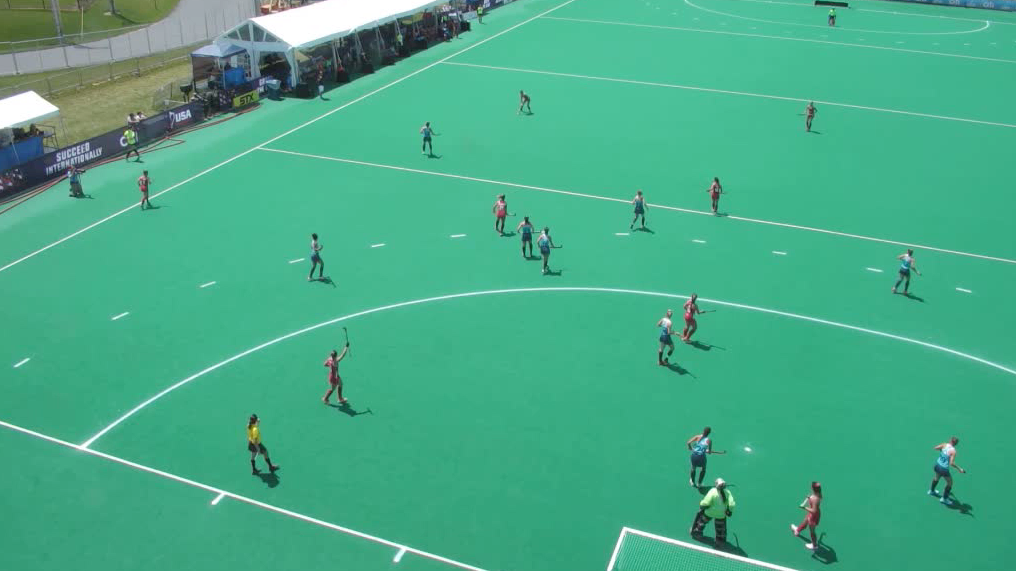
#> input picture predict-lines/data/field4.png, 1016 x 571 px
$ python script2.py
#> lines starting #> are read from the running program, lines starting #| are printed output that depends on the picture; after the words box and inside, x2 and y2 are one past the last pixel; in counts of white or black regions, pixels touching at a corner belong together; long printed decimals are rounded
import cv2 as cv2
import numpy as np
import math

img = cv2.imread('data/field4.png')
#> img is the input picture: shape (571, 1016, 3); mean B, G, R 136, 170.6, 71.6
gray = cv2.cvtColor(img,cv2.COLOR_BGR2GRAY)
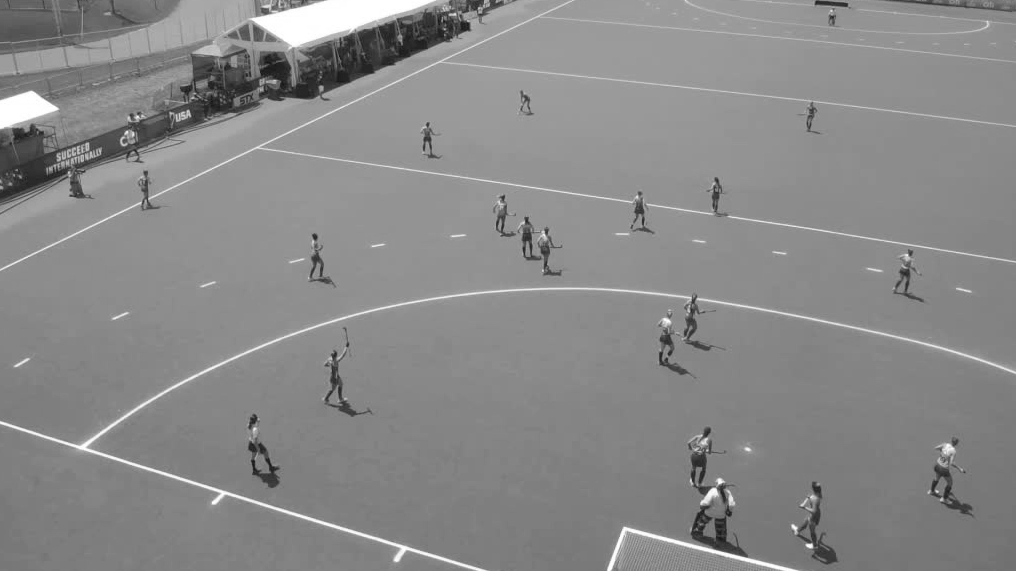
#> gray: shape (571, 1016); min 17, max 255, mean 137

kernel_size = 5
blur_gray = cv2.GaussianBlur(gray,(kernel_size, kernel_size),0)

low_threshold = 50
high_threshold = 150
edges = cv2.Canny(blur_gray, low_threshold, high_threshold)
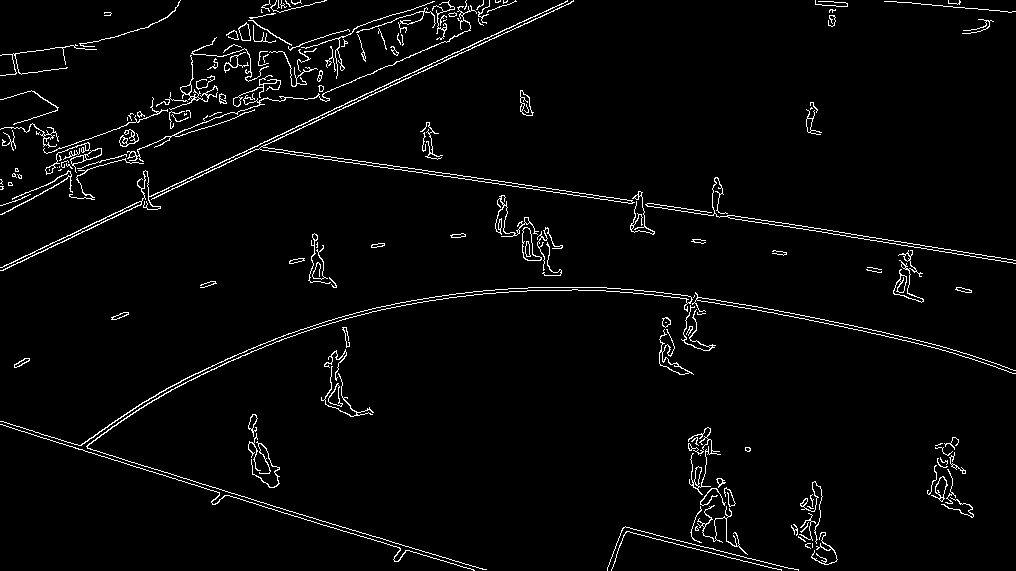
#> edges: shape (571, 1016); 3% white in thin lines or dots

rho = 1  # distance resolution in pixels of the Hough grid
theta = np.pi / 180  # angular resolution in radians of the Hough grid
threshold = 15  # minimum number of votes (intersections in Hough grid cell)
min_line_length = 50  # minimum number of pixels making up a line
max_line_gap = 20  # maximum gap in pixels between connectable line segments
line_image = np.copy(img) * 0  # creating a blank to draw lines on
#> line_image: shape (571, 1016, 3); every value is 0

# Run Hough on edge detected image
# Output "lines" is an array containing endpoints of detected line segments
lines = cv2.HoughLinesP(edges, rho, theta, threshold, np.array([]),
                    min_line_length, max_line_gap)
#> lines = 187 rows, first 6: [250, 148, 539, 189], [2, 270, 148, 199], [29, 430, 483, 569], [407, 167, 538, 187], [174, 184, 567, 0], [129, 209, 573, 1]

print(lines)
#> (printed output is left out)
max_x1 = 0
max_x2 = 0
max_y1 = 0
max_y2 = 0
max_distance = 0
for line in lines:
    x1,y1,x2,y2 = line[0]
    p1 = [x1,y1]
    p2 = [x2,y2]
    distance = math.sqrt( ((p1[0]-p2[0])**2)+((p1[1]-p2[1])**2) )
    if distance > max_distance:
        max_x1 = x1
        max_x2 = x2
        max_y1 = y1
        max_y2 = y2
        max_distance = distance
        print(distance)
        cv2.line(img,(max_x1,max_y1),(max_x2,max_y2),(0,255,0),2)
#> this loop made 187 passes
#> (x1, y1, x2, y2, distance, max_x1, max_x2, max_y1) on passes 1, 3, 6: (250, 148, 539, 189, 291.9, 250, 539, 148), (29, 430, 483, 569, 474.8, 29, 483, 430), (129, 209, 573, 1, 490.3, 129, 573, 209)
#> (x1, y1, x2, y2, distance) on passes 2, 4, 5, 7, 8, 9: (2, 270, 148, 199, 162.3), (407, 167, 538, 187, 132.5), (174, 184, 567, 0, 433.9), (56, 442, 474, 570, 437.2), (642, 201, 1015, 260, 377.6), (261, 348, 319, 323, 63.16)
#| 291.894
#| 474.802
#| 490.306
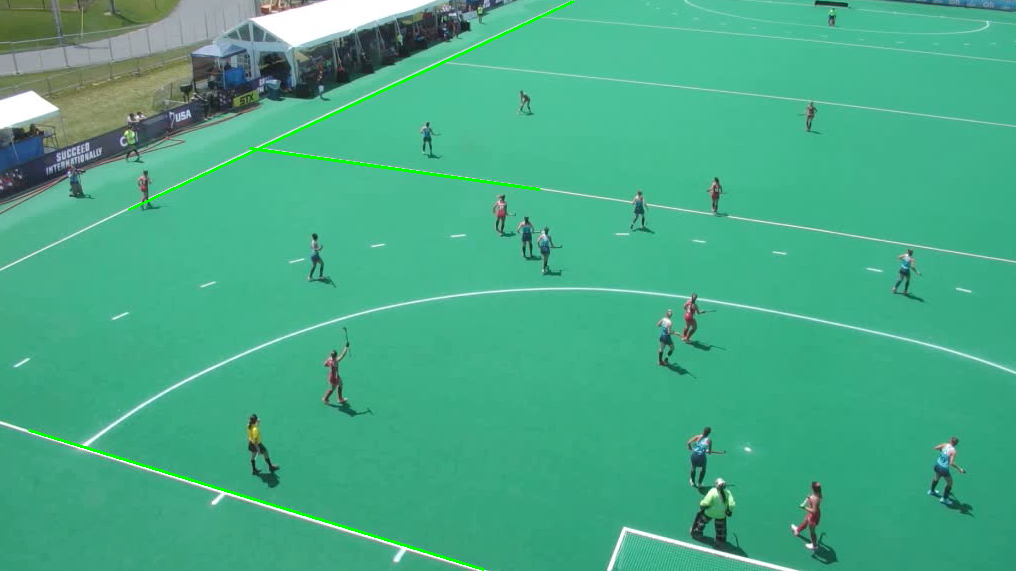
#> img: shape (571, 1016, 3); 0.6% of pixels changed, all inside (x1, y1, x2, y2) = (28, 0, 575, 571)
#> after the loop, max_distance = 490.3; max_x1 = 129; max_x2 = 573; max_y1 = 209; max_y2 = 1

cv2.imwrite('field.jpg',img)

$ run again, with predict-lines/data/field2.png copied over predict-lines/data/field4.png
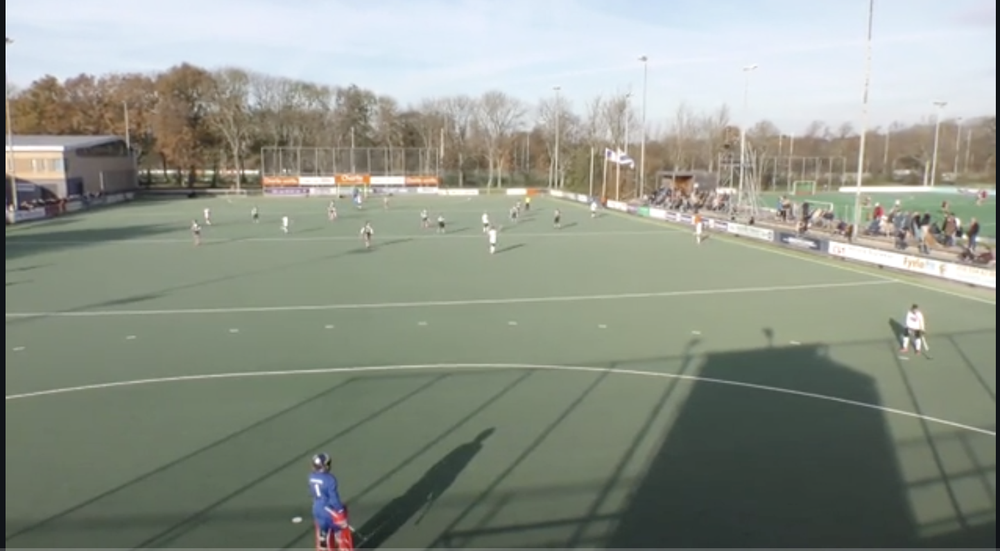
#> input picture predict-lines/data/field2.png, 1000 x 551 px, shrunk from 1442 x 794 before the run
#> img is the input picture: shape (551, 1000, 3); mean B, G, R 137.4, 148.5, 142.7
#> `edges = cv2.Canny(blur_gray, low_threshold, high_threshold)`:
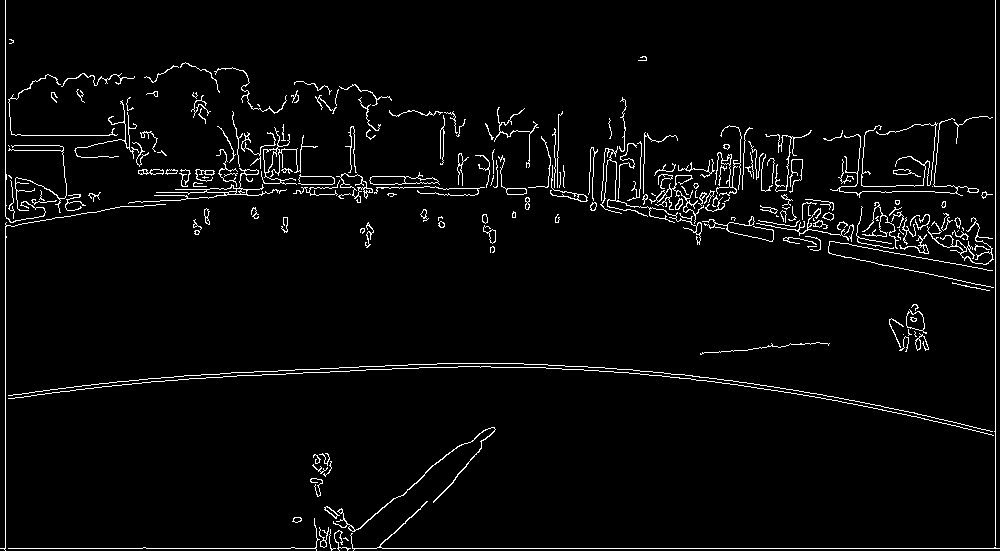
#> edges: shape (551, 1000); 3.4% white in thin lines or dots
#> line_image: shape (551, 1000, 3); every value is 0
#> lines = 258 rows, first 6: [0, 548, 999, 548], [995, 547, 995, 0], [5, 550, 5, 0], [551, 194, 772, 241], [715, 181, 801, 179], [611, 135, 675, 135]
#> (printed output is left out)
#> the loop `for line in lines:` made 258 passes
#> (x1, y1, x2, y2, distance, max_x1, max_x2, max_y1) on pass 1: (0, 548, 999, 548, 999, 0, 999, 548)
#> (printed output is left out)
#> after the loop `for line in lines:`:
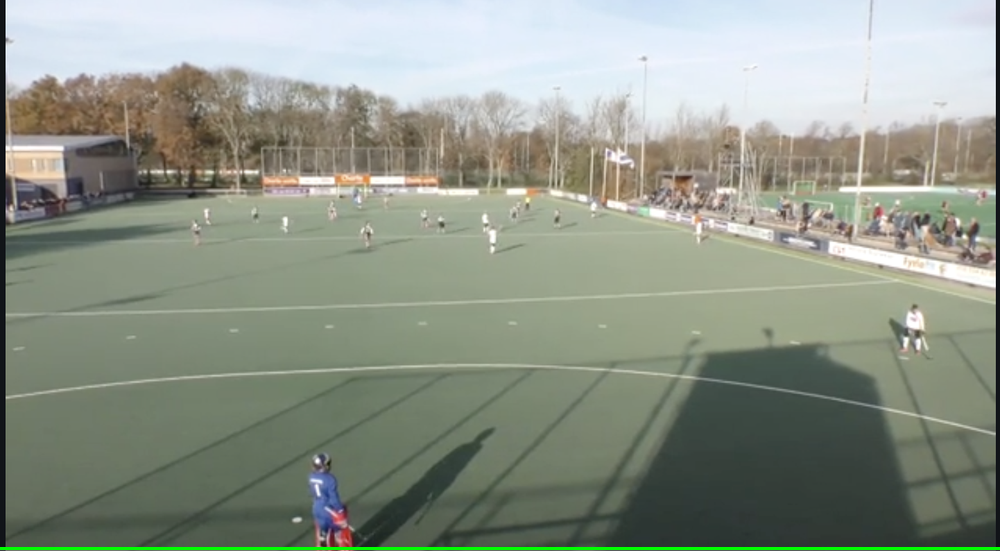
#> img: shape (551, 1000, 3); 0.54% of pixels changed, all inside (x1, y1, x2, y2) = (0, 547, 1000, 550)
#> after the loop `for line in lines:`: max_distance = 999; max_x1 = 0; max_x2 = 999; max_y1 = 548

$ run again, with predict-lines/data/field3.png copied over predict-lines/data/field4.png
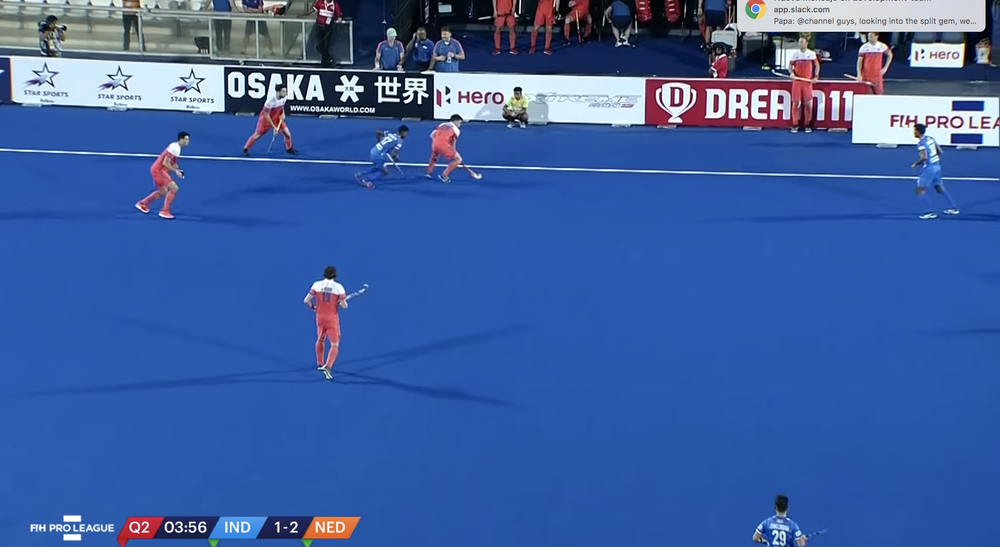
#> input picture predict-lines/data/field3.png, 1000 x 547 px, shrunk from 2768 x 1514 before the run
#> img is the input picture: shape (547, 1000, 3); mean B, G, R 160.5, 95.4, 60.4
#> `edges = cv2.Canny(blur_gray, low_threshold, high_threshold)`:
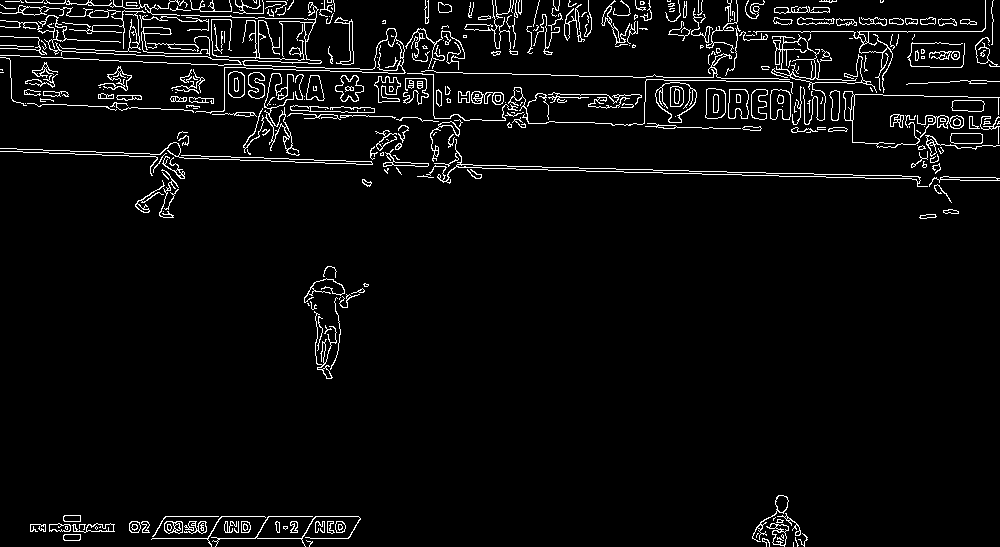
#> edges: shape (547, 1000); 4.5% white in thin lines or dots
#> line_image: shape (547, 1000, 3); every value is 0
#> lines = 363 rows, first 6: [0, 151, 563, 170], [684, 77, 883, 80], [21, 103, 183, 109], [224, 64, 592, 76], [790, 82, 882, 82], [607, 95, 854, 95]
#> (printed output is left out)
#> the loop `for line in lines:` made 363 passes
#> (x1, y1, x2, y2, distance, max_x1, max_x2, max_y1) on passes 1, 10: (0, 151, 563, 170, 563.3, 0, 563, 151), (180, 77, 853, 112, 673.9, 180, 853, 77)
#> (printed output is left out)
#> after the loop `for line in lines:`:
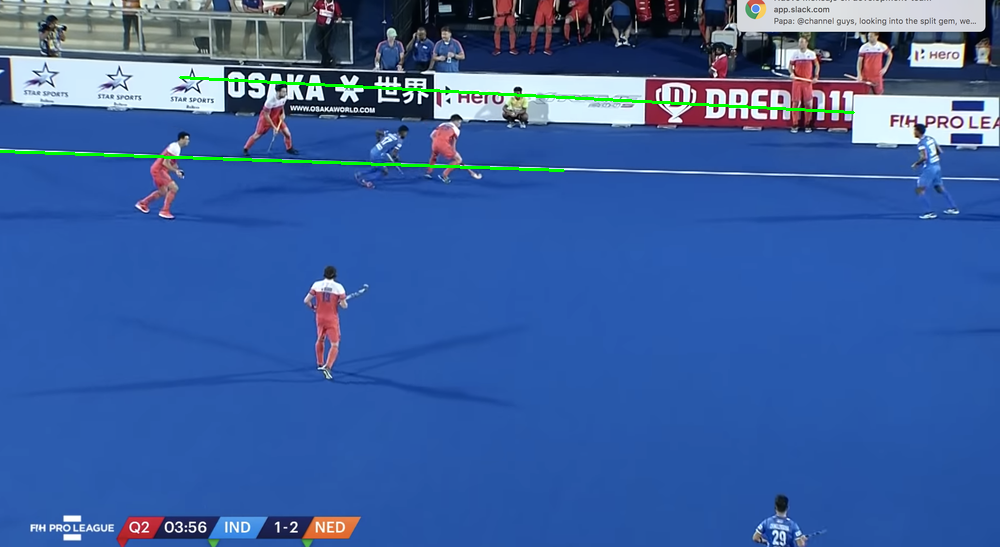
#> img: shape (547, 1000, 3); 0.68% of pixels changed, all inside (x1, y1, x2, y2) = (0, 76, 855, 172)
#> after the loop `for line in lines:`: max_distance = 673.9; max_x1 = 180; max_x2 = 853; max_y1 = 77; max_y2 = 112

$ run again, with predict-lines/data/field5.png copied over predict-lines/data/field4.png
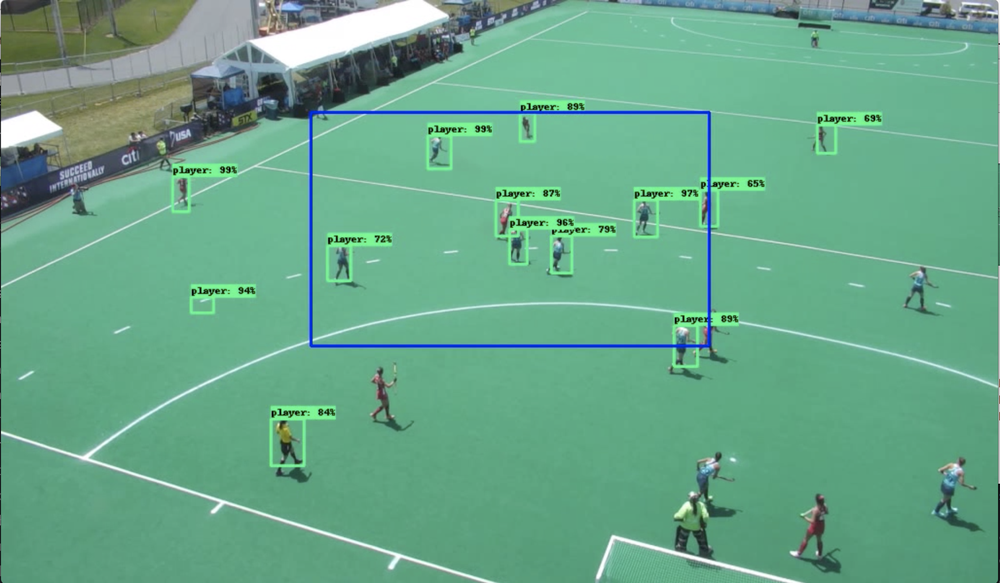
#> input picture predict-lines/data/field5.png, 1000 x 583 px, shrunk from 2054 x 1198 before the run
#> img is the input picture: shape (583, 1000, 3); mean B, G, R 136.9, 166.6, 104.4
#> `edges = cv2.Canny(blur_gray, low_threshold, high_threshold)`:
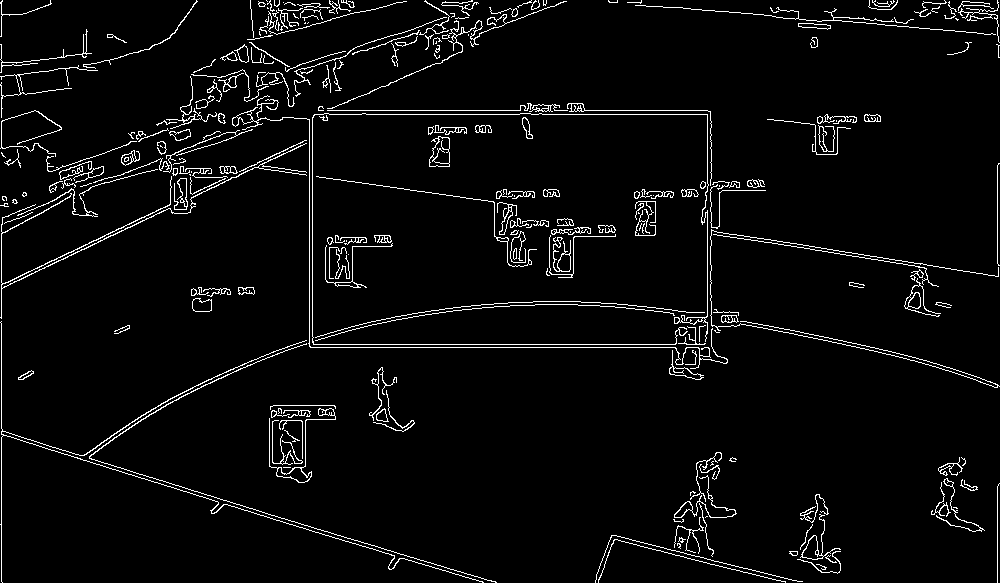
#> edges: shape (583, 1000); 4% white in thin lines or dots
#> line_image: shape (583, 1000, 3); every value is 0
#> lines = 284 rows, first 6: [293, 344, 711, 344], [1, 581, 1, 205], [2, 431, 255, 509], [314, 114, 710, 114], [318, 110, 707, 110], [285, 347, 712, 347]
#> (printed output is left out)
#> the loop `for line in lines:` made 284 passes
#> (x1, y1, x2, y2, distance, max_x1, max_x2, max_y1) on passes 1, 6, 14: (293, 344, 711, 344, 418, 293, 711, 344), (285, 347, 712, 347, 427, 285, 712, 347), (29, 443, 483, 582, 474.8, 29, 483, 443)
#> (printed output is left out)
#> after the loop `for line in lines:`:
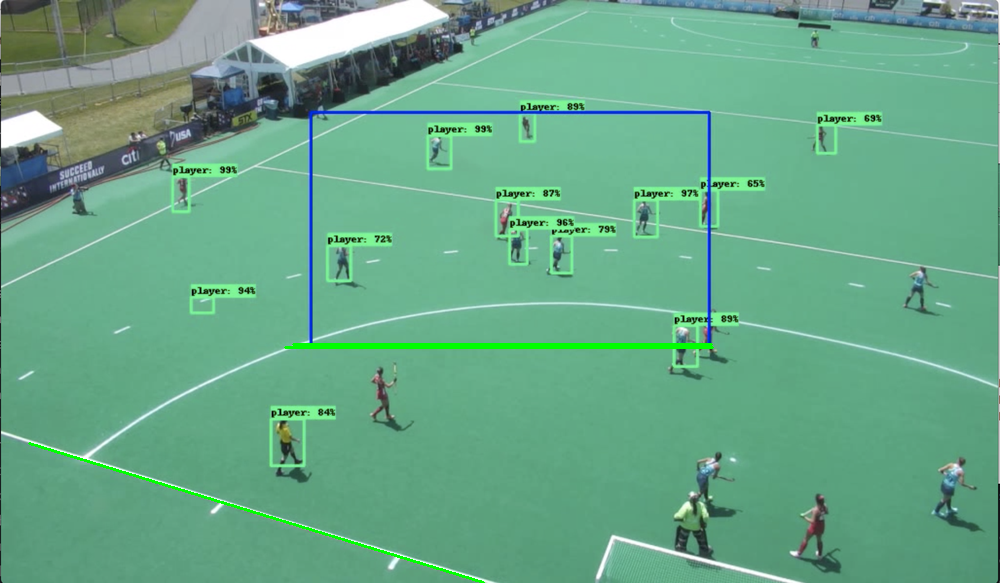
#> img: shape (583, 1000, 3); 0.66% of pixels changed, all inside (x1, y1, x2, y2) = (28, 343, 714, 583)
#> after the loop `for line in lines:`: max_distance = 474.8; max_x1 = 29; max_x2 = 483; max_y1 = 443; max_y2 = 582
